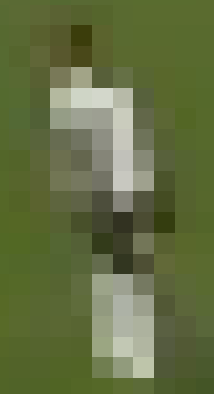
#> input picture goalkeeper.png, 214 x 394 px
$ python blurring.py
#> lines starting #> are read from the running program, lines starting #| are printed output that depends on the picture
import os
import numpy as np
import cv2
import copy

kernel = np.ones((5,5),np.uint8)
img = cv2.imread(os.getcwd() + "/goalkeeper.png")
#> img is the input picture: shape (394, 214, 3); mean B, G, R 65.8, 110.5, 99.2
blurred = cv2.GaussianBlur(img, (33,33),1)
cv2.imshow('blur',blurred)
cv2.waitKey(0)
dilation = cv2.dilate(blurred,kernel,iterations = 6)
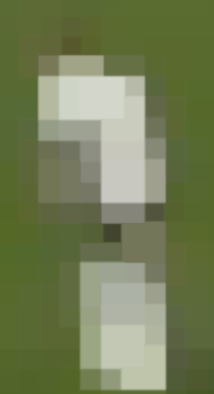
#> dilation: shape (394, 214, 3); mean B, G, R 85.8, 126.4, 115.8
cv2.imshow('dilation',dilation)
cv2.waitKey(0)
cv2.destroyAllWindows()
cv2.imwrite("dilatedgoal.png",dilation)
cv2.waitKey(0)

$ run again, with imageCentre.jpg saved as goalkeeper.png
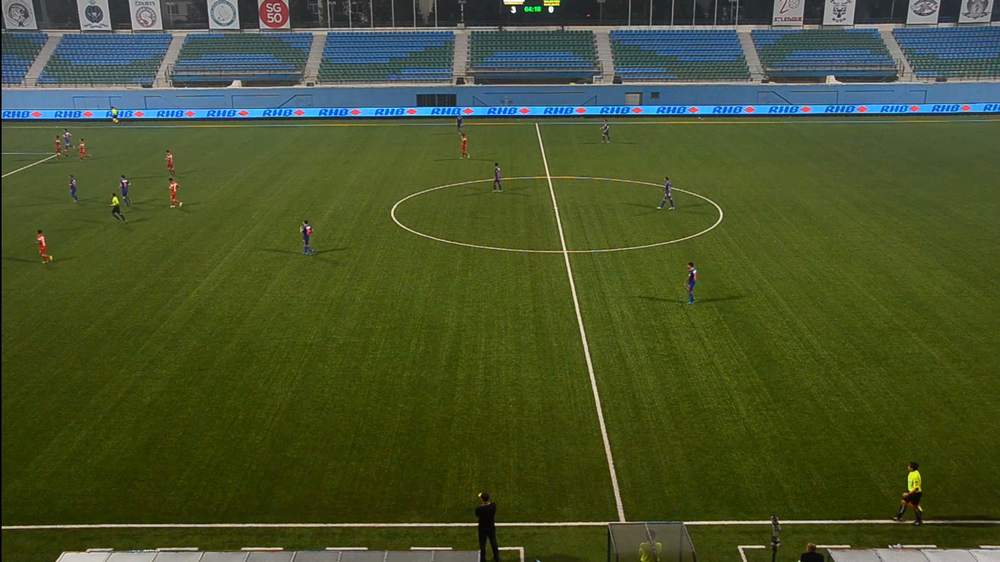
#> input picture imageCentre.jpg, 1000 x 562 px, shrunk from 1920 x 1080 before the run
#> img is the input picture: shape (562, 1000, 3); mean B, G, R 43.8, 82.6, 71.3
#> `dilation = cv2.dilate(blurred,kernel,iterations = 6)`:
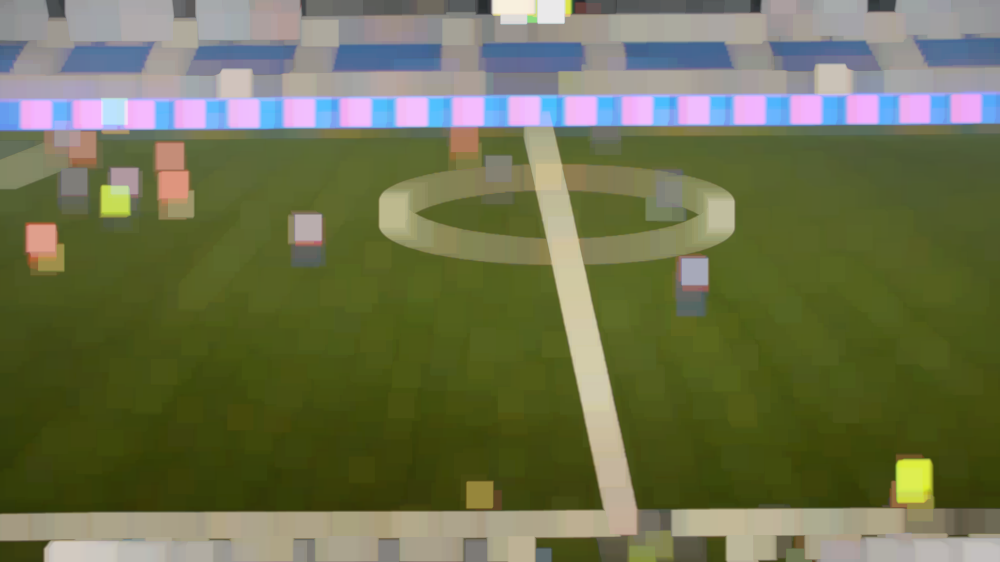
#> dilation: shape (562, 1000, 3); mean B, G, R 79.1, 113.3, 108.8

$ run again, with imageRight.jpg saved as goalkeeper.png
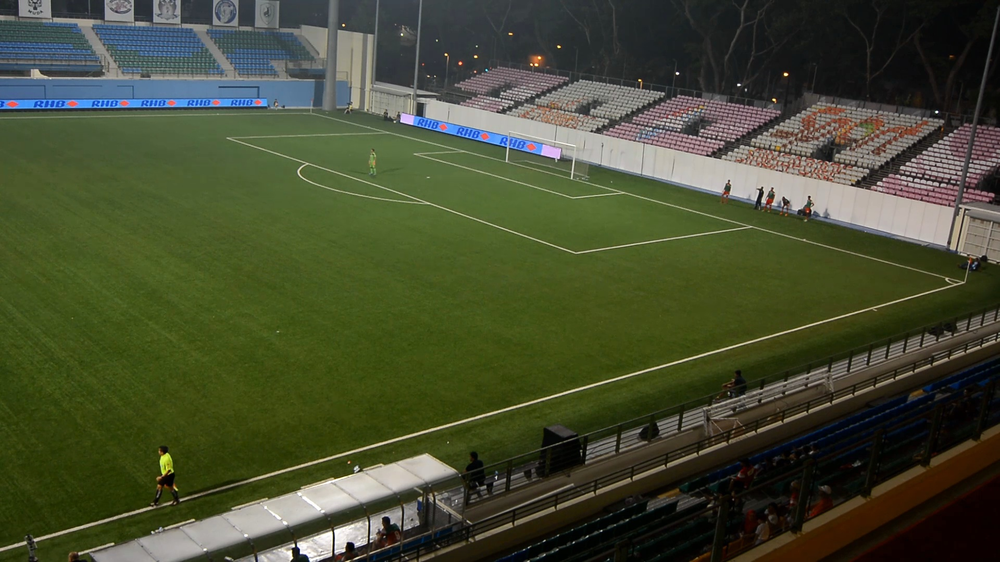
#> input picture imageRight.jpg, 1000 x 562 px, shrunk from 1920 x 1080 before the run
#> img is the input picture: shape (562, 1000, 3); mean B, G, R 49.3, 76, 69.9
#> `dilation = cv2.dilate(blurred,kernel,iterations = 6)`:
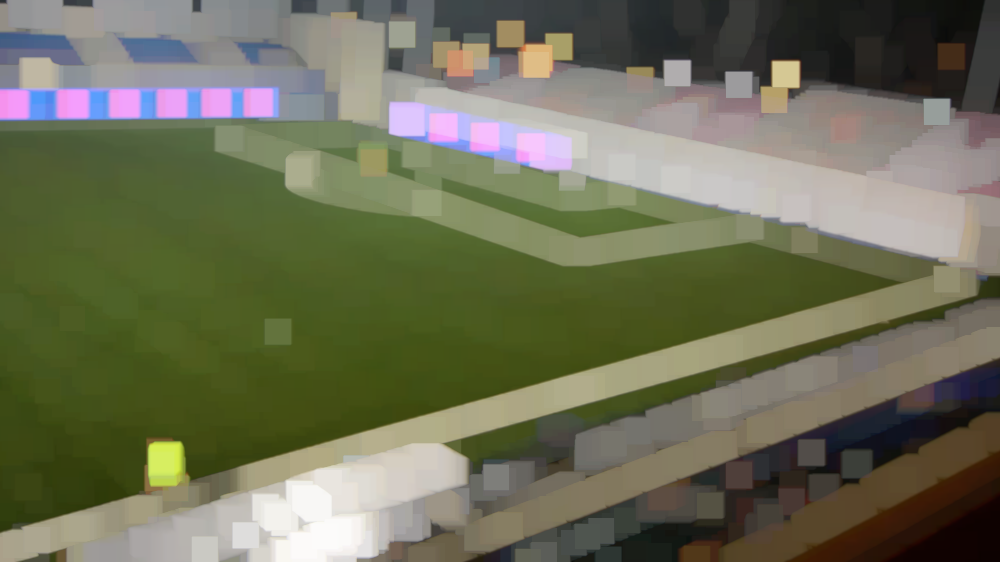
#> dilation: shape (562, 1000, 3); mean B, G, R 86.5, 110.8, 109.1
